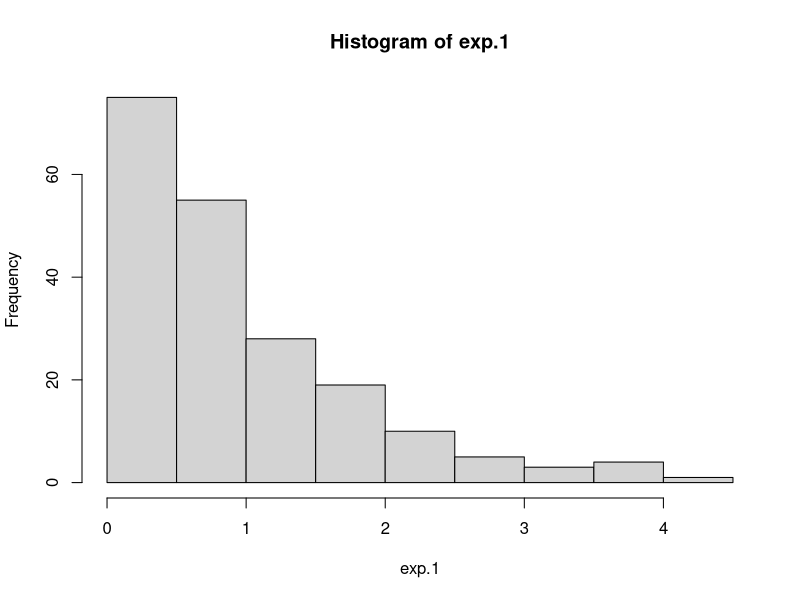
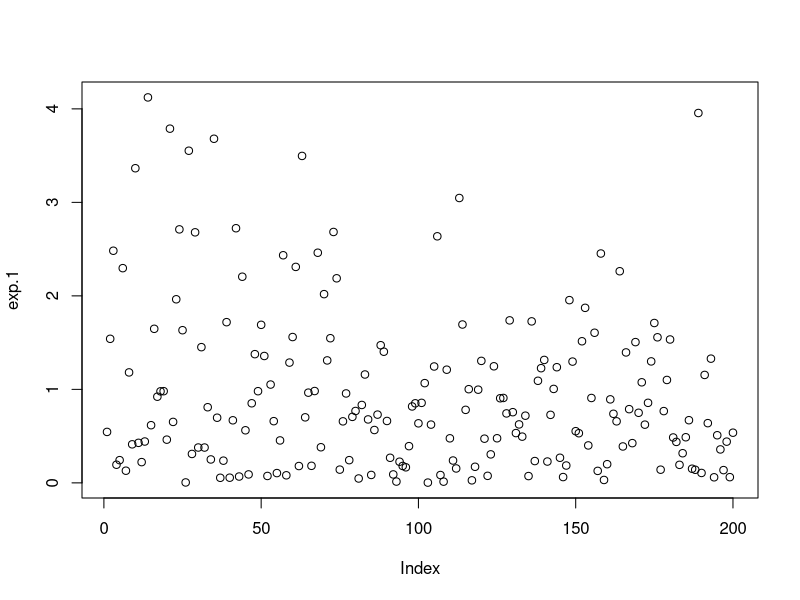
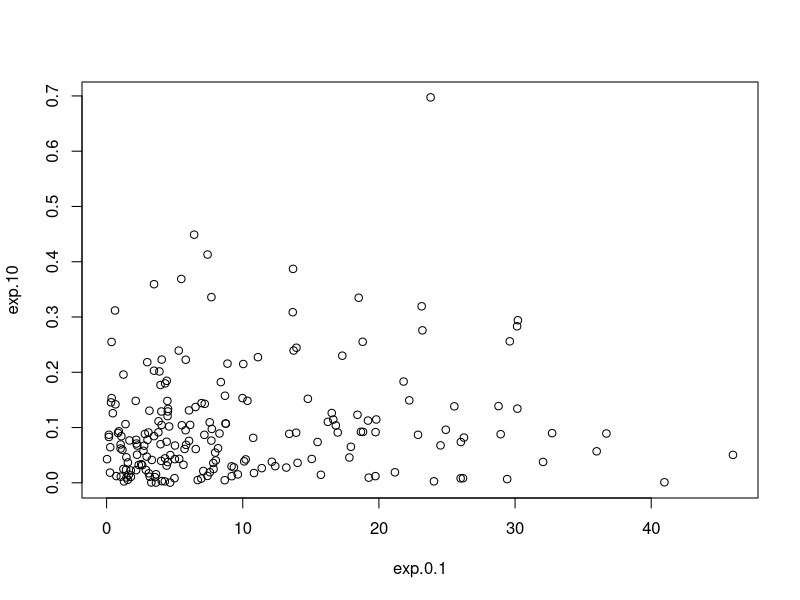
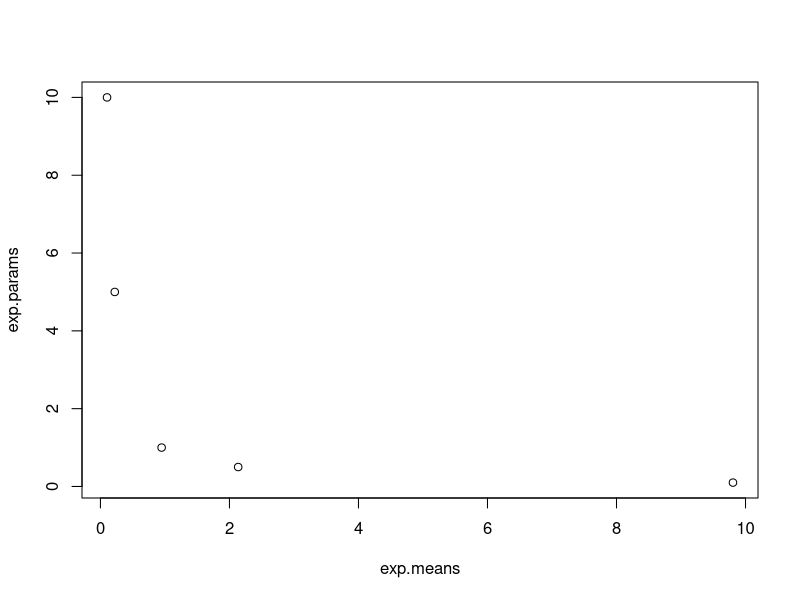
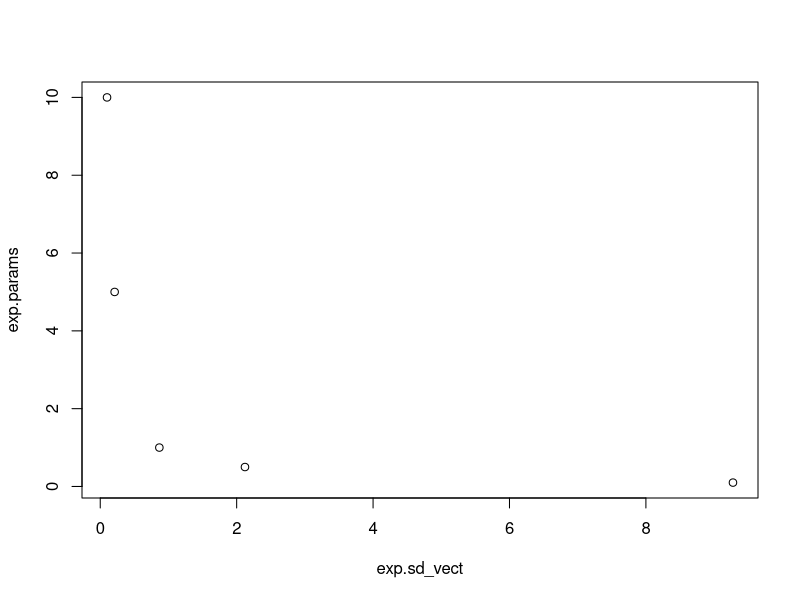
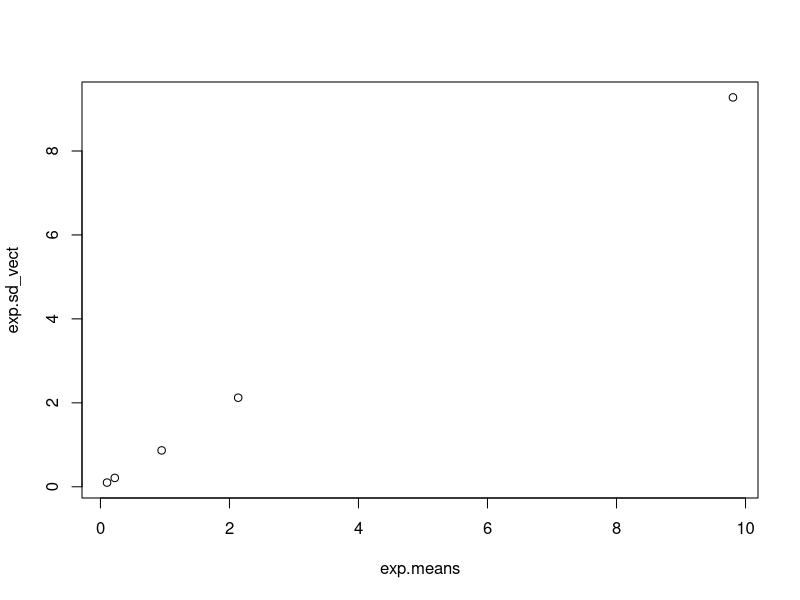
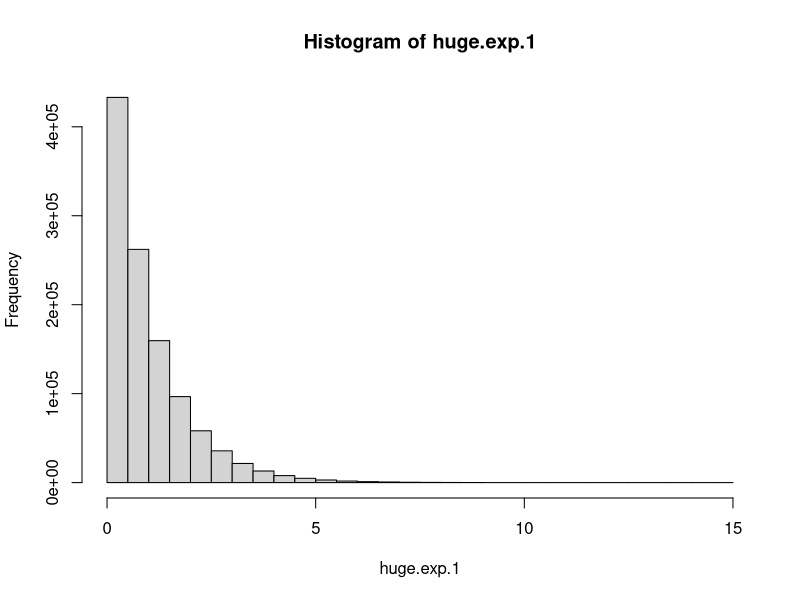
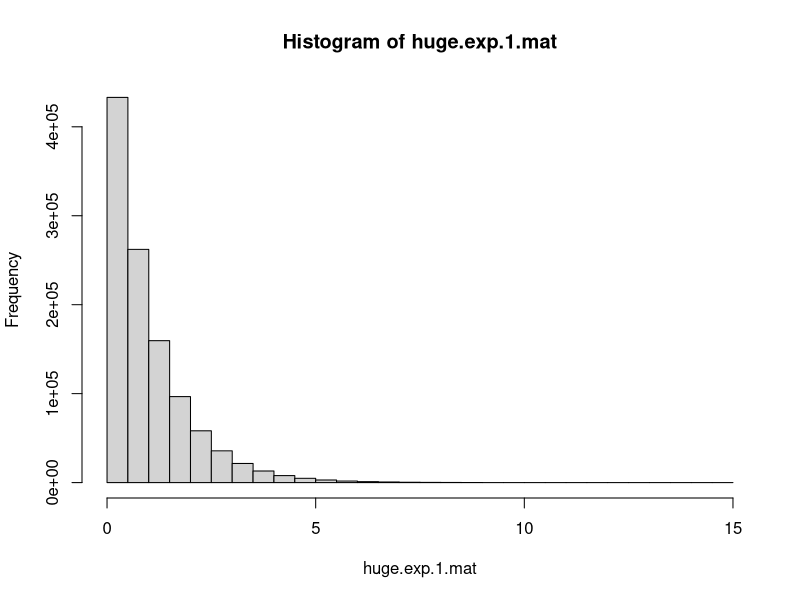

Reproduce these figures in R, in order.
## ---- chunk 1
exp.1 = rexp(n=200)
mean(exp.1)
sd(exp.1)
## ---- chunk 2
exp.0.1 = rexp(n=200, rate=0.1)
exp.0.5 = rexp(n=200, rate=0.5)
exp.5 = rexp(n=200, rate=5)
exp.10 = rexp(n=200, rate=10)
## ---- chunk 3
mean(exp.0.1)
sd(exp.0.1)
mean(exp.0.5)
sd(exp.0.5)
mean(exp.5)
sd(exp.5)
mean(exp.10)
sd(exp.10)
## ---- chunk 4
hist(exp.1)
## ---- chunk 5
plot(exp.1)
## ---- chunk 6
plot(exp.0.1, exp.10)
## ---- chunk 7
exp.means = c(mean(exp.1), mean(exp.0.1), mean(exp.0.5), mean(exp.5), mean(exp.10))
exp.params = c(1, 0.1, 0.5, 5, 10)
exp.sd_vect = c(sd(exp.1), sd(exp.0.1), sd(exp.0.5), sd(exp.5), sd(exp.10))
## ---- chunk 8
plot(exp.means, exp.params)
## ---- chunk 9
plot(exp.sd_vect, exp.params)
## ---- chunk 10
plot(exp.means, exp.sd_vect)
## ---- chunk 11
huge.exp.1 = rexp(n=1100000)
huge.exp.1.mean = mean(huge.exp.1)
huge.exp.1.sd = sd(huge.exp.1)
print(huge.exp.1.mean)
print(huge.exp.1.sd)
## ---- chunk 12
hist(huge.exp.1)
## ---- chunk 13
mean(huge.exp.1[huge.exp.1 > 1])
## ---- chunk 14
huge.exp.1.mat = matrix(huge.exp.1, nrow=1100, ncol=1000)
hist(huge.exp.1.mat)
## ---- chunk 15
mean(huge.exp.1.mat[ , 137])
## ---- chunk 16
huge.exp.1.mat.mean = colMeans(huge.exp.1.mat)
barplot(huge.exp.1.mat.mean)
## ---- chunk 17
huge.exp.1.square = huge.exp.1 ^ 2
huge.exp.1.square.mean = mean(huge.exp.1.square)
huge.exp.1.square.sd = sd(huge.exp.1.square)
print(huge.exp.1.square.mean)
print(huge.exp.1.square.sd)
